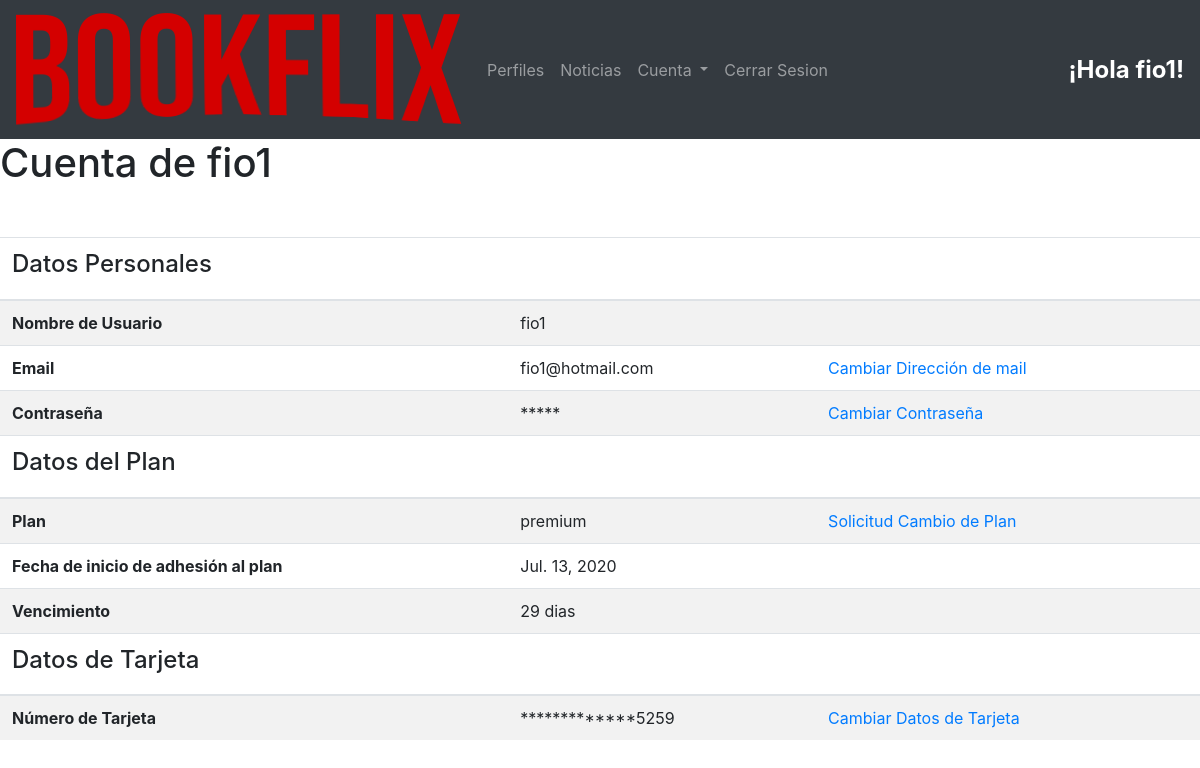
/datos_personales/ (signed in), run on the app's committed database.
### appBookflix/models.py (models this page shows, shortened)
class Account(AbstractBaseUser):
    free='free'
    normal='normal'
    premium='premium'
    admin = 'admin'
    AC_CHOICES= (
        (free, 'free'),
        (normal, 'normal'),
        (premium, 'premium'),
        (admin, 'admin')
    )
    email = models.EmailField(verbose_name='mail',max_length=60, unique=True)
    username = models.CharField("nombre de usuario", max_length=50, unique=True)
    date_joined = models.DateTimeField(verbose_name='date joined', auto_now_add=True)
    last_login = models.DateField(verbose_name='last login', auto_now=True)
    is_admin = models.BooleanField(default=False)
    is_active = models.BooleanField(default=True)
    is_staff = models.BooleanField(default=False)
    is_superuser = models.BooleanField(default=False)
    confirmo= models.BooleanField(default=False)
    plan = models.CharField( max_length=8, choices=AC_CHOICES, default=free)
    date_start_plan = models.DateField(blank=True, null=True, auto_now=False, auto_now_add=False)
    time_pay = models.IntegerField(default=0)
    objects = MyAccountManager()
    USERNAME_FIELD = 'email' #LE ESTOY INDICANDO QUE PARA LOGUEARSE TIENE QUE USAR EL EMAIL
    REQUIRED_FIELDS = ['username'] #ACÁ VAN LOS CAMPOS QUE QUIERO QUE SEAN REQUERIDO, CON COMAS LE AGREGO LOS QUE QUIERA
    def nombre(self):
        return self.username
    def tiempo_restante(self):
        tiempo_pagado = timedelta(days=self.time_pay)
        fecha_limite = tiempo_pagado + self.date_start_plan
        dias_restantes = fecha_limite - datetime.now().date()
        return dias_restantes.days
    class Meta:
        verbose_name = "Cuenta"
        verbose_name_plural = "Cuentas"

class CreditCards(models.Model):
    number = CardNumberField('numero')
    date_expiration= CardExpiryField('fecha de vencimiento')
    cod = SecurityCodeField('codigo de seguridad')
    card_name = models.CharField("nombre de tarjeta",max_length=50)
    bank = models.CharField(('banco'),max_length=50)
    user = models.OneToOneField(Account, on_delete=models.CASCADE,verbose_name="usuario")
    def ult4(self):
        mystr = str(self.number)
        return mystr[-4:]
    class Meta:
        verbose_name = "Tarjeta"
        verbose_name_plural = "Tarjetas"

### appBookflix/views.py (the view)
# urls.py: path('datos_personales/', datos_personales, name='datosPersonales'),
def datos_personales(request):
    context = {}
    perfiles = Profile.objects.filter(account = request.user)
    t= CreditCards.objects.get(user= request.user)
    context["tarjeta"]=t
    context["perfiles"]=perfiles
    return render(request, "appBookflix/datos_personales.html", context)

### appBookflix/templates/appBookflix/datos_personales.html
{% extends 'appBookflix/perfil.html' %}
{% block content %}
<div style="margin-top: 50px;">
    <table class="table table-striped">
        <tbody>
            <thead>
                <tr>
                    <th>
                        <h4>Datos Personales</h4>
                    </th>
                    <th></th>
                    <th></th>
                </tr>
            </thead>
            <tr>
                <th scope="row"> Nombre de Usuario</th>
                <td>{{request.user.username}}</td>
                <td></td>
            </tr>
            <tr>
                <th scope="row">Email</th>
                <td>{{request.user.email}}</td>
                <td><a href="/cambiar_email">Cambiar Dirección de mail</a></td>
            </tr>
            <tr>
                <th scope="row">Contraseña</th>
                <td>*****</td>
                <td><a href="/cambiar_contrasenia">Cambiar Contraseña</a></td>
            </tr>
            <thead>
                <tr>
                    <th>
                        <h4>Datos del Plan</h4>
                    </th>
                    <th></th>
                    <th></th>
                </tr>
            </thead>
            <tr>
                <th scope="row">Plan</th>
                <td>{{request.user.plan}}</td>
                <td><a href="/solicitar_cambio">Solicitud Cambio de Plan</a></td>
            </tr>
            {% if request.user.plan != "free" and request.user.plan != "normal" %}
            <tr>
                <th scope="row">Fecha de inicio de adhesión al plan</th>
                <td>{{request.user.date_start_plan}}</td>
                <td></td>
            </tr>
            <tr>
                <th scope="row">Vencimiento</th>
                <td>{{request.user.tiempo_restante}} dias</td>
                <td></td>
            </tr>
            {% endif %}
            <thead>
                <tr>
                    <th>
                        <h4>Datos de Tarjeta</h4>
                    </th>
                    <th></th>
                    <th></th>
                </tr>
            </thead>
            <tr>
                <th scope="row">Número de Tarjeta</th>
                <td>*************{{tarjeta.ult4}}</td>
                <td><a href="/cambiar_tarjeta">Cambiar Datos de Tarjeta</a></td>
            </tr>
        </tbody>
</div>
{% endblock %}

### appBookflix/templates/appBookflix/perfil.html (shortened to what this page needs)
{% load static %}
<html>
<link href="https://stackpath.bootstrapcdn.com/bootstrap/4.5.0/css/bootstrap.min.css" rel="stylesheet"
>
<link rel=stylesheet type="text/css" href="{% static '/css/main.css' %}">
<body>
    {% include "appBookflix/navbar.html" %}
    <h1>
        Cuenta de {{request.user.username}}
    </h1>
    {% block content %}
    {% endblock %}
</body>
</html>

### appBookflix/templates/appBookflix/navbar.html (shortened to what this page needs)
{% load static %}
{% load bootstrap4 %}
{% bootstrap_css %}
<nav class="navbar navbar-expand-lg navbar-dark bg-dark ">
  <a class="navbar-brand" href="/">
    <img src="{% static '/images/bookflix.png' %}" alt="logo" width="" height="">
  </a>
 {% if request.user.is_active %}
 <div class="collapse navbar-collapse" id="navbarNav">
   <ul class="navbar-nav">
    <li class="nav-item">
      <a class="nav-link" href="/select_perfil">Perfiles</a>
    </li>
    <li class="nav-item">
      <a class="nav-link" href="/noticias">Noticias</a>
    </li>
    <li class="nav-item dropdown">
      <a class="nav-link dropdown-toggle" href="#" id="navbarDropdown" role="button" data-toggle="dropdown" aria-haspopup="true" aria-expanded="false">
        Cuenta
      </a>
    </li>
    <li><a class="nav-link" href="/logout">Cerrar Sesion</a></li>
  </ul>
  <span class="ml-auto" style="font-weight: bold;color: white !important;font-size: 1.5rem;">
   ¡Hola {{request.user.username}}!
 </span>
</div>
{% endif %}
</nav>

### data on the page
Account: user.username "fio1", user.email "fio1@hotmail.com", user.plan "premium", user.date_start_plan "Jul. 13, 2020", user.tiempo_restante "29"
CreditCards: ult4 "5259"
